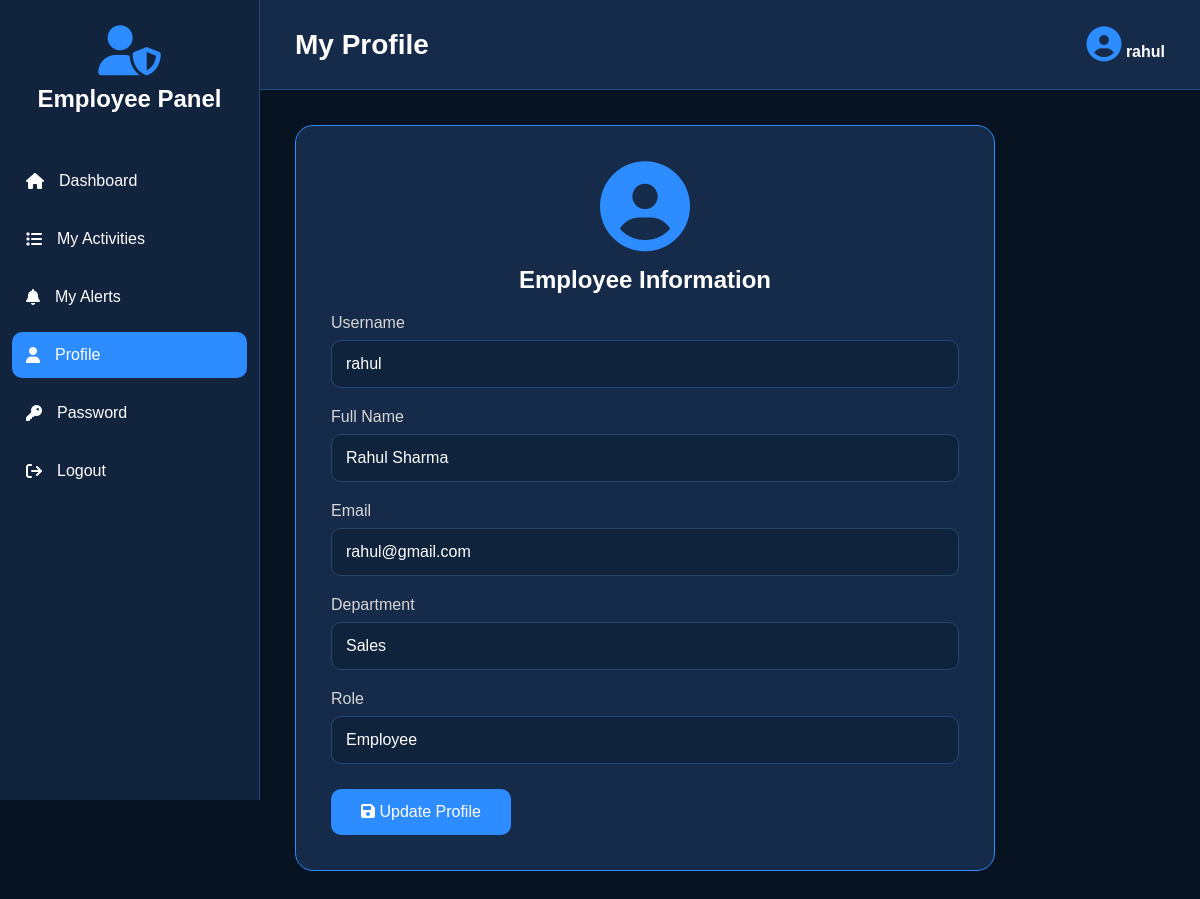
The app's page /employee_profile (signed in), older data.
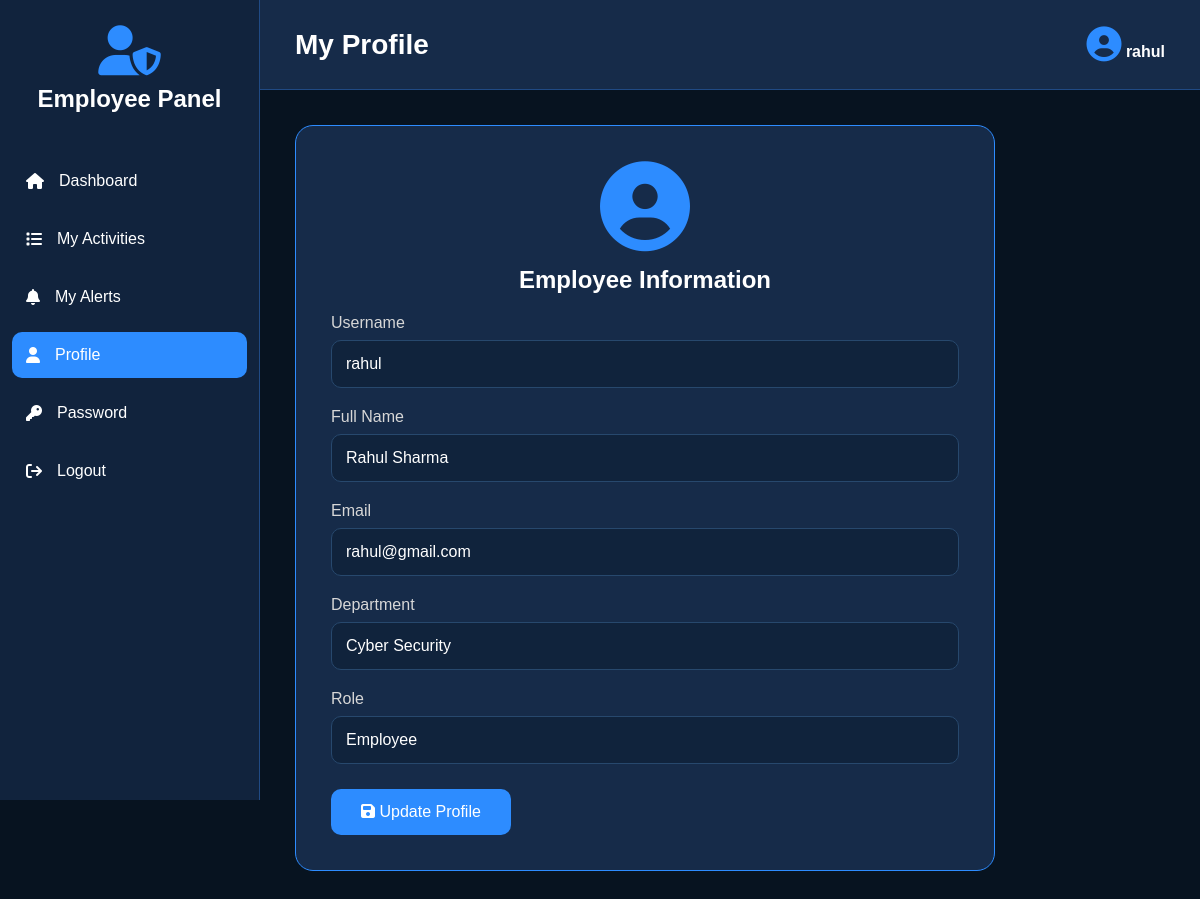
The same page, newer data.
### tables this page shows
CREATE TABLE users (
        id INTEGER PRIMARY KEY AUTOINCREMENT,
        username TEXT UNIQUE NOT NULL,
        password TEXT NOT NULL,
        fullname TEXT,
        email TEXT,
        department TEXT,
        role TEXT DEFAULT 'Employee'
    );

### app.py (the view, shortened to what this page needs)
@app.route("/employee_profile", methods=["GET", "POST"])
def employee_profile():
    if not login_required():
        return redirect("/")
    username = session["username"]
    conn = get_db()
    user = conn.execute(
        "SELECT * FROM users WHERE username=?", (username,)
    ).fetchone()
    conn.close()
    return render_template("employee_profile.html", user=user)

### app.py (called while the page is built)
def login_required():
    return "username" in session

### database.py (called while the page is built)
def get_db():
    conn = sqlite3.connect(DATABASE)
    conn.row_factory = sqlite3.Row
    return conn

### templates/employee_profile.html (shortened to what this page needs)
<!DOCTYPE html>
<html lang="en">
<head>
<link rel="stylesheet"
href="https://cdnjs.cloudflare.com/ajax/libs/font-awesome/6.5.2/css/all.min.css">
</head>
<body>
<div class="sidebar">
<div class="logo">
<i class="fa-solid fa-user-shield"></i>
<h2>Employee Panel</h2>
</div>
<ul>
<li>
<a href="/employee_dashboard">
<i class="fa fa-home"></i>
<span>Dashboard</span>
</a>
</li>
<li>
<a href="/employee_activity">
<i class="fa fa-list"></i>
<span>My Activities</span>
</a>
</li>
<li>
<a href="/employee_alerts">
<i class="fa fa-bell"></i>
<span>My Alerts</span>
</a>
</li>
<li>
<a href="/employee_profile" class="active">
<i class="fa fa-user"></i>
<span>Profile</span>
</a>
</li>
<li>
<a href="/change_password">
<i class="fa fa-key"></i>
<span>Password</span>
</a>
</li>
<li>
<a href="/logout">
<i class="fa fa-sign-out"></i>
<span>Logout</span>
</a>
</li>
</ul>
</div>
<div class="main">
<div class="header">
<h1>
My Profile
</h1>
<div class="profile">
<i class="fa fa-circle-user"></i>
<b>{{user.username}}</b>
</div>
</div>
<div class="content">
<div class="profile-box">
<div class="profile-icon">
<i class="fa fa-user-circle"></i>
<h2 style="margin-top:15px;">
Employee Information
</h2>
</div>
<form method="POST">
<div class="form-group">
<label>Username</label>
<input type="text"
value="{{user.username}}"
readonly>
</div>
<div class="form-group">
<label>Full Name</label>
<input type="text"
name="fullname"
value="{{user.fullname}}">
</div>
<div class="form-group">
<label>Email</label>
<input type="email"
name="email"
value="{{user.email}}">
</div>
<div class="form-group">
<label>Department</label>
<input type="text"
name="department"
value="{{user.department}}">
</div>
<div class="form-group">
<label>Role</label>
<input type="text"
value="{{user.role}}"
readonly>
</div>
<button type="submit">
<i class="fa fa-save"></i>
Update Profile
</button>
</form>
</div>
</div>
</div>
</body>
</html>

Row changes from the older to the newer data that the page shows:
changed users "rahul": department "Sales" → "Cyber Security"
